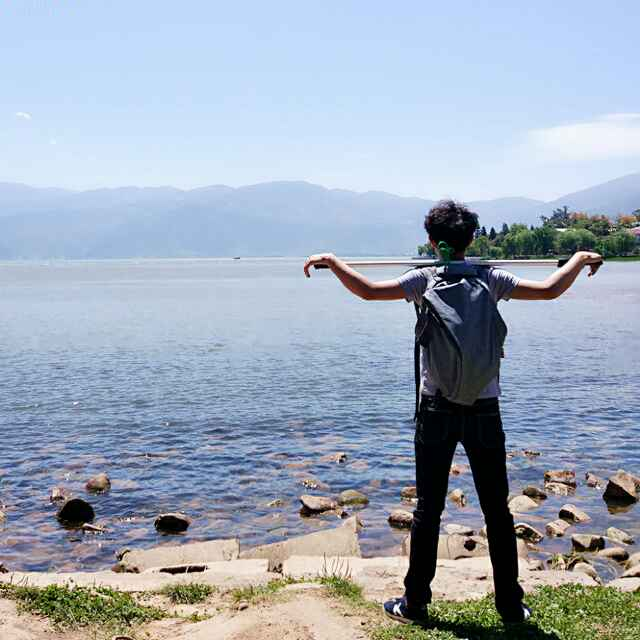
#> input picture PIL/cut.jpeg, 640 x 640 px
$ python cutImage.py
#> lines starting #> are read from the running program, lines starting #| are printed output that depends on the picture
# -*- coding: utf-8 -*-
from PIL import Image
import sys
#将图片填充为正方形
def fill_image(image):
    width, height = image.size
    #选取长和宽中较大值作为新图片的
    new_image_length = width if width > height else height
    #生成新图片[白底]
    new_image = Image.new(image.mode, (new_image_length, new_image_length), color='white')
    #将之前的图粘贴在新图上，居中
    if width > height:#原图宽大于高，则填充图片的竖直维度
        #(x,y)二元组表示粘贴上图相对下图的起始位置
        new_image.paste(image, (0, int((new_image_length - height) / 2)))
    else:
        new_image.paste(image, (int((new_image_length - width) / 2),0))
    return new_image
#切图
def cut_image(image):
    width, height = image.size
    item_width = int(width / 3)
    box_list = []
    # (left, upper, right, lower)
    for i in range(0,3):#两重循环，生成9张图片基于原图的位置
        for j in range(0,3):
            #print((i*item_width,j*item_width,(i+1)*item_width,(j+1)*item_width))
            box = (j*item_width,i*item_width,(j+1)*item_width,(i+1)*item_width)
            box_list.append(box)

    image_list = [image.crop(box) for box in box_list]
    return image_list
#保存
def save_images(image_list):
    index = 1
    for image in image_list:
        image.save('./result/img'+str(index) + '.png', 'PNG')
        index += 1

if __name__ == '__main__':
    file_path = "cut.jpeg"
    image = Image.open(file_path)
#> image is the input picture: PIL image 640x640 RGB; mean R, G, B 159.1, 170.9, 186.3
    #image.show()
    image = fill_image(image)
#> in fill_image, `new_image = Image.new(image.mode, (new_image_length, new_image_length)..`: new_image: PIL image 640x640 RGB; every value is 255
    image_list = cut_image(image)
#> in cut_image, `image_list = [image.crop(box) for box in box_list]`: image_list = 9 items
#> image_list = 9 items
    save_images(image_list)
#> the loop in save_images, `for image in image_list:` made 9 passes
#> pass 1, in save_images, `image.save('./result/img'+str(index) + '.png', 'PNG')`:
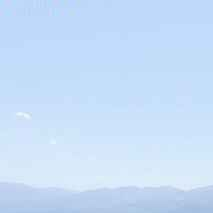
#> saved as img1.png: PIL image 213x213 RGB; mean R, G, B 199.2, 222.2, 248.6
#> pass 2, in save_images, `image.save('./result/img'+str(index) + '.png', 'PNG')`:
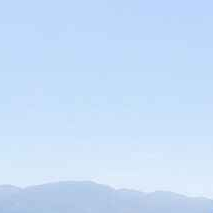
#> saved as img2.png: PIL image 213x213 RGB; mean R, G, B 199.1, 222, 248.5
#> after the loop in save_images, `for image in image_list:`: index = 10
